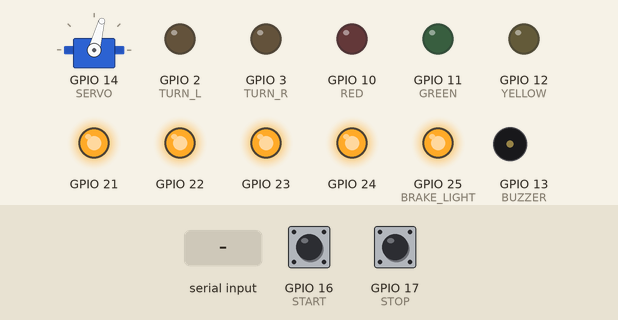
Bench run of a sketch on a simulated ESP32. Shown: servo, output pins drawn as LEDs (lit = HIGH), buzzer (waves = sounding, pin HIGH). The inputs (shaded band) are chosen by the test bench; at power-on: GPIO 16 (START) LOW, GPIO 17 (STOP) LOW.

Above: at 1.2 s.
1.3 s: GPIO 16 (START) pulled HIGH for 0.15 s
At 2.5 s:
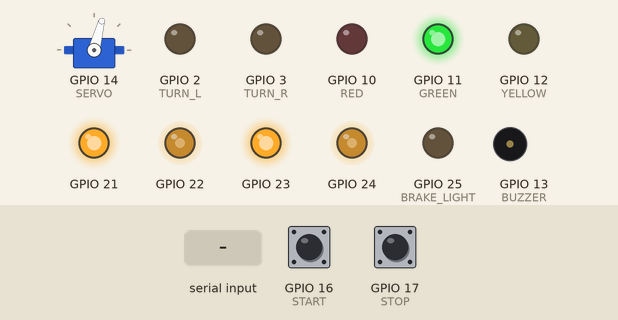
2.9 s: GPIO 17 (STOP) pulled HIGH for 0.15 s
At 3.9 s:
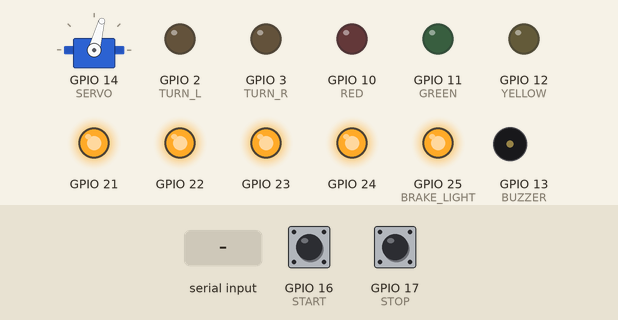
4.5 s: GPIO 16 (START) pulled HIGH for 1 s
At 5.1 s:
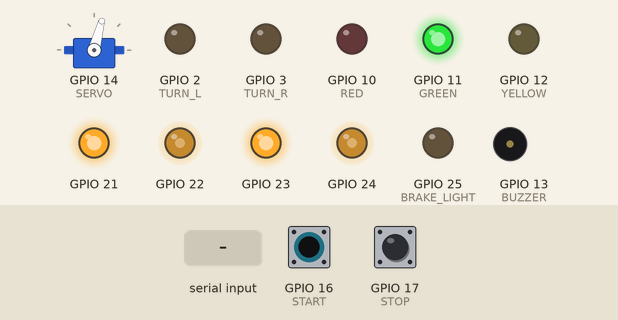
7.0 s: "1" received over the second serial link
At 8.2 s:
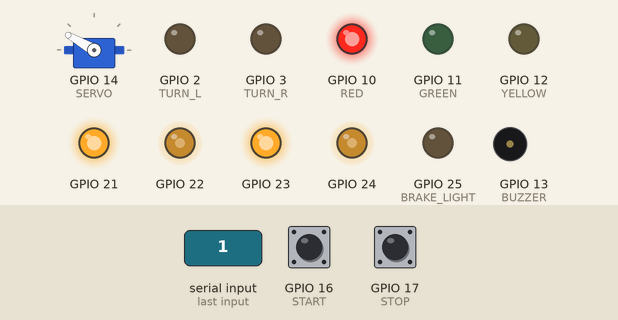
8.5 s: GPIO 16 (START) pulled HIGH for 0.15 s
10.1 s: GPIO 17 (STOP) pulled HIGH for 1 s
At 10.5 s:
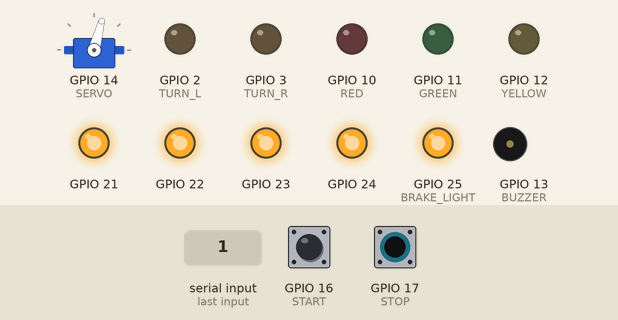
Timing chart, 0 to 13.1 s (numbered marks = the images above; inputs shaded):
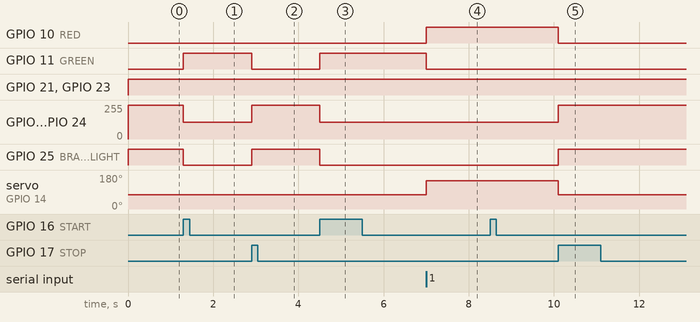

Measured:
- after the input at 1.3 s, GPIO 11 (GREEN): LOW → HIGH at once; GPIO 22, GPIO 24: 255/255 → 127/255 at once; GPIO 25 (BRAKE_LIGHT): HIGH → LOW at once
- after the input at 2.9 s, GPIO 11 (GREEN): HIGH → LOW at once; GPIO 22, GPIO 24: 127/255 → 255/255 at once; GPIO 25 (BRAKE_LIGHT): LOW → HIGH at once
- after the input at 4.5 s, GPIO 11 (GREEN): LOW → HIGH at once; GPIO 22, GPIO 24: 255/255 → 127/255 at once; GPIO 25 (BRAKE_LIGHT): HIGH → LOW at once
- after the input at 7.0 s, GPIO 10 (RED): LOW → HIGH at once; GPIO 11 (GREEN): HIGH → LOW at once; servo on GPIO 14 (SERVO): 75° → 150° at once
- after the input at 10.1 s, GPIO 10 (RED): HIGH → LOW at once; GPIO 22, GPIO 24: 127/255 → 255/255 at once; GPIO 25 (BRAKE_LIGHT): LOW → HIGH at once; servo on GPIO 14 (SERVO): 150° → 75° at once

The sketch:

Senior_bot.ino
```cpp
#include <Servo.h>
#include <Motor.h>

#define DIST_MAX    45
#define DIST_MIN   -45
#define DIST_THRES  42
#define DIST_CENTER  0


#define STOP     17
#define START    16
#define DISP_SDA  4
#define DISP_SCL  5
#define LEFT_A   24
#define LEFT_B   23
#define RIGHT_A  22
#define RIGHT_B  21
#define RED      10
#define GREEN    11
#define YELLOW   12
#define BUZZER   13
#define SERVO    14
#define ENC_B    20
#define ENC_A    18
#define ENC_S    19
#define BRAKE_LIGHT    25 //also BUILTIN_LED
#define TURN_L    2
#define TURN_R    3
#define TX        1

Servo steer;
long pos;

int gps_i = 0;

int gps_size = 4;
int gps[] = {0, 1, 2, 0};

long cycle = 0;
long oldTime = 0;
long led_time = 0;

const int turn_rad = 50;
const int center = 75;

int dist = 0;
bool stop_detected = false;
long error;

Motor left_motor(LEFT_A, LEFT_B);
Motor right_motor(RIGHT_A, RIGHT_B);
int speed = 128;
bool brake = true, left = false, right = false;

long error_history[32] = {0}; //size needs to be hardcoded to the avg() function, if changed here, change there
int error_hi = 0;

enum State {
  STOPPED = 0,
  FOLLOWING = 2,
  CLOSE = 1,
  FAR = 4,
  INTERSECTION_WAIT = 3,
  INTERSECTION_NAV = 7,
  TRAFFIC = 5,
  PARKED = 6,

}
volatile state = State::STOPPED;
State oldState = State::STOPPED;

void setup() {
  pinMode(START, INPUT);
  pinMode(STOP, INPUT);

  pinMode(RED, OUTPUT);
  pinMode(GREEN, OUTPUT);
  pinMode(YELLOW, OUTPUT);
  pinMode(BUZZER, OUTPUT);

  pinMode(BRAKE_LIGHT, OUTPUT);
  pinMode(TURN_L, OUTPUT);
  pinMode(TURN_R, OUTPUT);
  digitalWrite(BRAKE_LIGHT, LOW);
  digitalWrite(TURN_L, LOW);
  digitalWrite(TURN_R, LOW);

  attachInterrupt(digitalPinToInterrupt(START), startISR, RISING);
  attachInterrupt(digitalPinToInterrupt(STOP), haltISR, RISING);


  steer.attach(SERVO);

  left_motor.begin();
  right_motor.begin();
  Serial1.setPollingMode(true);
  Serial1.begin(19200);//serial for the UART connection to the ESP32 CAM
}

void loop() {
  if(Serial1.available()) {
    dist = Serial1.read(); //EDIT THE LOGIC FOR THIS
    stop_detected = false; //ADD THE LOGIC FOR THIS
  }
  stateLEDs(state);
  switch (state) {
    case State::FOLLOWING:
      brake = false;
      left = false;
      right = false;
      //maps the dist factor to the turn radius and adjust
      error = map_pos(dist) - center;

      //             Kp * e(t)  + Kd * de(t)/dt
      //                                          VVV is this supposed to be error or steer.read()?
      pos = center + 3 * (error) / 4 - ((5  * (error - avg(error_history))) / 4);
      steer.write(pos);

      //checks if we have lost the line
      if (abs(dist) > DIST_THRES) {
        //and which side we lost it to
        if (dist < DIST_CENTER) {
          state = State::CLOSE;
        } else {
          state = State::FAR;
        }
      } else if (stop_detected) {
        oldTime = millis();
        state = State::INTERSECTION_WAIT;
      }

      break;
    case State::FAR:
      brake = false;
      left = false;
      right = false;
      //turns as HARD as possible toward the line
      error = turn_rad;
      pos = center + turn_rad + 25;
      steer.write(pos);

      //checks if we are back in range to continue following the line normally
      if (dist < DIST_THRES) {
        state = State::FOLLOWING;
      }
      break;
    case State::CLOSE:
      brake = false;
      left = false;
      right = false;
      //turns as HARD as possible away from the line
      error = -turn_rad;
      pos = center - turn_rad - 25;
      steer.write(pos);

      //checks if we are back in range to continue following the line normally
      if (dist < DIST_THRES) {
        state = State::FOLLOWING;
      }
      break;
    case State::STOPPED:
      //stop the robot
      error = 0;
      brake = true;
      left = false;
      right = false;
      steer.write(center);
      digitalWrite(BUZZER, LOW);
      gps_i = 0; //resets the path, might not be desired functionality.
                 //treats STOPPED as a stop, instead of a pause.
                 //remove these lines if you want a pause.
      break;
    case State::INTERSECTION_WAIT:
      //WAIT at intersection
      brake = true;
      left = gps[gps_i] == 1;
      right = gps[gps_i] == 2;
      if (millis() > oldTime + 1000) { //wait 1 second and then GO GO GO!
        oldTime = millis();
        state = State::INTERSECTION_NAV;
      }
      break;
    case INTERSECTION_NAV:
      brake = false;
      left = gps[gps_i] == 1;
      right = gps[gps_i] == 2;
      /* NOTE: All of these cases include an -avg(error_history)
       *       This predicts the angle we have come from to adjust for entering intersections after curves
       * NOT CURRENTLY, I found it to be unreliable, at least straight as -avg(eh), no adjustments. So some work needs to be done here
      */
      switch (gps[gps_i]) {
        case 0: //straight
          //                 VVVV this adjustment factor is TEMPORARY - it should be replaced with the negative average of the position history
          steer.write(center - 8);
          break;
        case 1: //left
          //THIS IS WRONG, USE AVG OF HISTORY INSTEAD
          //int theta;
          //theta = center - prev_pos; //angle of servo is inverse angle of robot b/c it's trying to correct

          //if under turning (going off on the right of the line), increase the number
          //if over  turning (going off on the left  of the line), decrease the number
          //                   VV this is the number, the comments above ignore the negative
          steer.write(center - 31);
          break;
        case 2: //right
          steer.write(center + 70);
          break;
      }
      //makes us wait 0.25 seconds before being able to switch to avoid reading the white line on 3 way intersections
      if (millis() > oldTime + 250 && abs(dist) < DIST_THRES) {
        state = State::FOLLOWING;
        gps_i = (gps_i + 1) % gps_size;
      }

      break;
    case TRAFFIC:
      //SET oldTime = millis(); IN THE STATE JUST BEFORE ENTERING, like in FOLLOWING
      brake = true;
      left = left; //keep these the same
      right = right; //left here for symbolic purposes, the compiler gets rid of these lines.
      //if the road is clear, wait 0.75s before going forward
      if (millis() > oldTime + 750) {
        state = oldState;
      } else if (false /* replace this with a "car detected in front" variable */) {
        oldTime = millis();
      }
      break;
    default:
      //IF THE ROBOT IS HERE, SOMETHING IS VERY WRONG
      //in any other state, stop the robot and turn on the buzzer
      brake = true;
      left = true;
      right = true;
      steer.write(center);
      analogWrite(BUZZER, 30);
      break;
  }


  //THIS IS THE CODE FOR THE DIFFERENTIAL DRIVE - IT DOES NOT WORK, please help
  /*
  //determines which is the inside and the outside and gives the corresponding speed
  if (!brake && steer.read() > center) {
    left.forward(in_speed(steer.read()));
    right.forward(out_speed(steer.read()));
  } else if (!brake) {
    left.forward(out_speed(steer.read()));
    right.forward(in_speed(steer.read()));
  } else {
    left.brake();
    right.brake();
  }*/

  if(brake) {
    left_motor.brake();
    right_motor.brake();
  } else {
    left_motor.forward(speed);
    right_motor.forward(speed);
  }


  //LED Control

  //brake lights are on if we are braking
  if(brake) {
    digitalWrite(BRAKE_LIGHT, HIGH);
  } else {
    digitalWrite(BRAKE_LIGHT, LOW);
  }

  //left lights blink on and off with a period of 1 second, otherwise are off
  if (left && millis() % 1000 > 500) {
    digitalWrite(TURN_L, HIGH);
  } else {
    digitalWrite(TURN_L, LOW);
  }

  //right lights blink on and off with a period of 1 second, otherwise are off
  if (right && millis() % 1000 > 500) {
    digitalWrite(TURN_R, HIGH);
  } else {
    digitalWrite(TURN_R, LOW);
  }

  //keeps a history of error for 2 purposes:
  //1.) D and I components of the PID controller
  //2.) allows us to adjust our turn angle at an
  //    intersection based on the angle of the robot
  error_history[error_hi] = error;
  error_hi = (error_hi + 1) % 32;
  cycle ++;
}

void haltISR() {
  state = State::STOPPED;
}

void startISR() {
  state = State::FOLLOWING;
}

long avg(long arr[]) {
  long sum = 0;
  for (int i = 0; i <= 32; i++) { //size needs to be hardcoded
    sum += arr[i];
  }
  return sum / 32;
}

void stateLEDs(int state) {
  digitalWrite(RED, (state >> 2) & 0x01);
  digitalWrite(GREEN, (state >> 1) & 0x1);
  digitalWrite(YELLOW, (state) & 0x1);
}

int map_pos(int dist) {
  /* uses the map() function to translate the dist between the IR sensors
   * to a position on the servo, allowing us to compare apples to apples
   * for the controller.
   *
   * DIST_MAX matches -turn_rad and DIST_MIN matches turn_rad
   * the map is a little backwards (i.e. DIFF_MIN is mapped to center + turn_rad)
   * because of the position of the servo. It just needs to flip it
   *
   * IMPORTANT: Maps the DIST_CENTER to the center
   */
  int pos;
  if (dist > DIST_CENTER) {
    pos = map(dist, DIST_CENTER, DIST_MAX, center, center - turn_rad);
  } else {
    pos = map(dist, DIST_MIN, DIST_CENTER, center + turn_rad, center);
  }
  return pos;
}

int in_speed(int servo_pos) {
  const float wheel_radius = 10; //(mm)
  const float wheel_base = 86; //(mm), measured from front wheel axle to rear wheel axle
  const float wheel_dist = 40; //(mm), measure from inside of front right wheel to inside of front left wheel

  float turn_radius;
  turn_radius = wheel_base / tan(steering_angle(servo_pos)) - wheel_dist / 2;

  //ω * r = v <-- vehicle speed (const)
  //so ω_turn = ω_wheel * r_wheel / r_turn

  float ω_turn;
  ω_turn = speed * wheel_radius / turn_radius;
  return speed + (int)ω_turn;
}

int out_speed(int servo_pos) { //same as in_speed, but turn_radius is + wheel_dist / 2 instead of -
  const float wheel_radius = 10; //(mm)
  const float wheel_base = 86; //(mm), measured from front wheel axle to rear wheel axle
  const float wheel_dist = 40; //(mm), measure from inside of front right wheel to inside of front left wheel

  float turn_radius;
  turn_radius = wheel_base / tan(steering_angle(servo_pos)) + wheel_dist / 2;

  //ω * r = v <-- vehicle speed (const)
  //so ω_turn = ω_wheel * r_wheel / r_turn

  float ω_turn;
  ω_turn = speed * wheel_radius / turn_radius;
  Serial.println(ω_turn);
  return speed + (int)ω_turn;
}


float steering_angle(int servo_pos) { //returns IN RADIANS
  //THIS MIGHT NOT BE CORRECT, JUST LEAVING THIS HERE FOR NOW
  //71/4068 is an approximation of pi/180, accurate to 8 decimal places
  return (servo_pos - center) * 71 / 4068.0;
}
```
